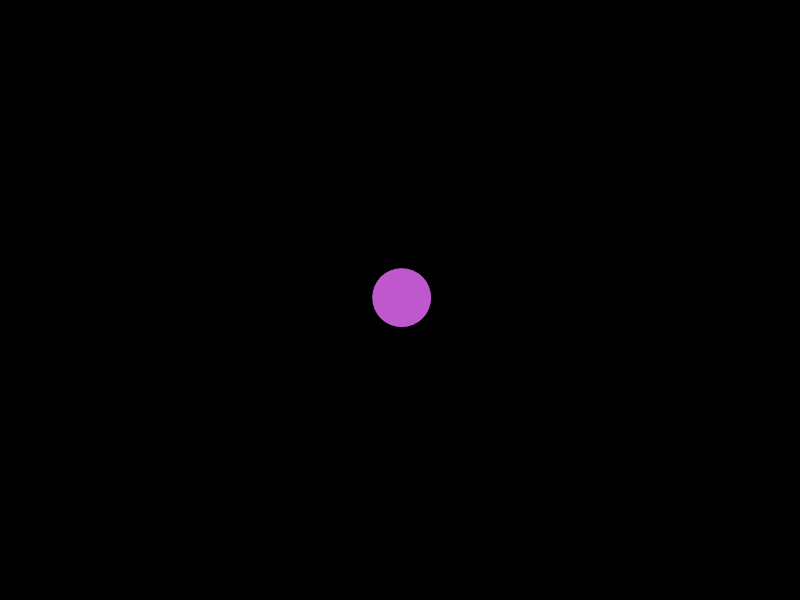
Frame 1 (no input)
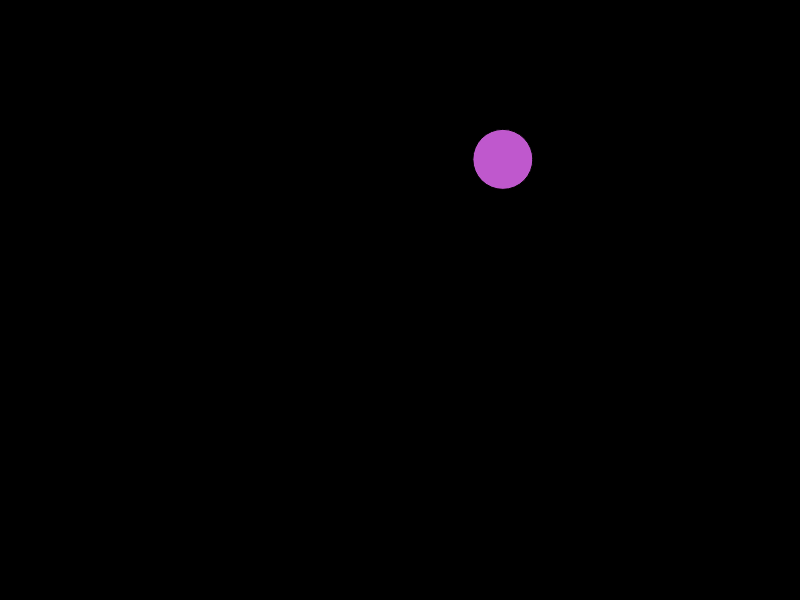
Frame 60 (no input)
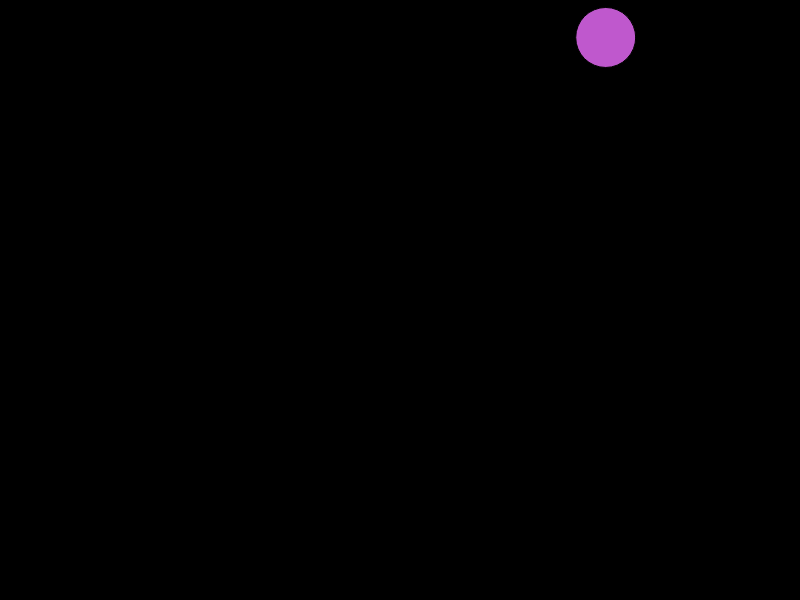
Frame 120 (the mouse pressed at the canvas centre since frame 60)

The p5.js sketch that drew these frames (run headless with seeded random() and noise() and a simulated clock; from frame 60 on, the mouse is pressed at the canvas centre):

// p5.js sketch
// ── sketch.js
let particles = []
function setup() {
  createCanvas(800, 600);
  particles.push(new Particle(width/2, height/2));
}

function draw() {
  background(0);
  
  particles.forEach((p,i) => {
    p.move();
    p.display();
  });
}

function mouseReleased(){
  particles.push(new Particle(mouseX, mouseY));
}
// ── particle.js
class Particle{
    constructor(_x, _y){
        this.posX = _x;
        this.posY = _y;

        this.velX = random(-4,4);
        this.velY = random(-4,4);

        this.radius = 30;
        this.pColor = color(random(255),random(255),random(255));
    }

    move(){
        this.posX += this.velX;
        this.posY += this.velY;

        if(this.posX + this.radius >= width || this.posX - this.radius <= 0){
            this.velX *= -1;
        }
        if(this.posY + this.radius >= height || this.posY - this.radius <= 0){
            this.velY *= -1;
        }
    }

    display(){
        fill(this.pColor);
        circle(this.posX, this.posY, this.radius * 2);
    }
}
// ── style.css
html, body {
  margin: 10px;
  padding: 10px;
  position: absolute;
}

canvas {
  display: flex;
}
